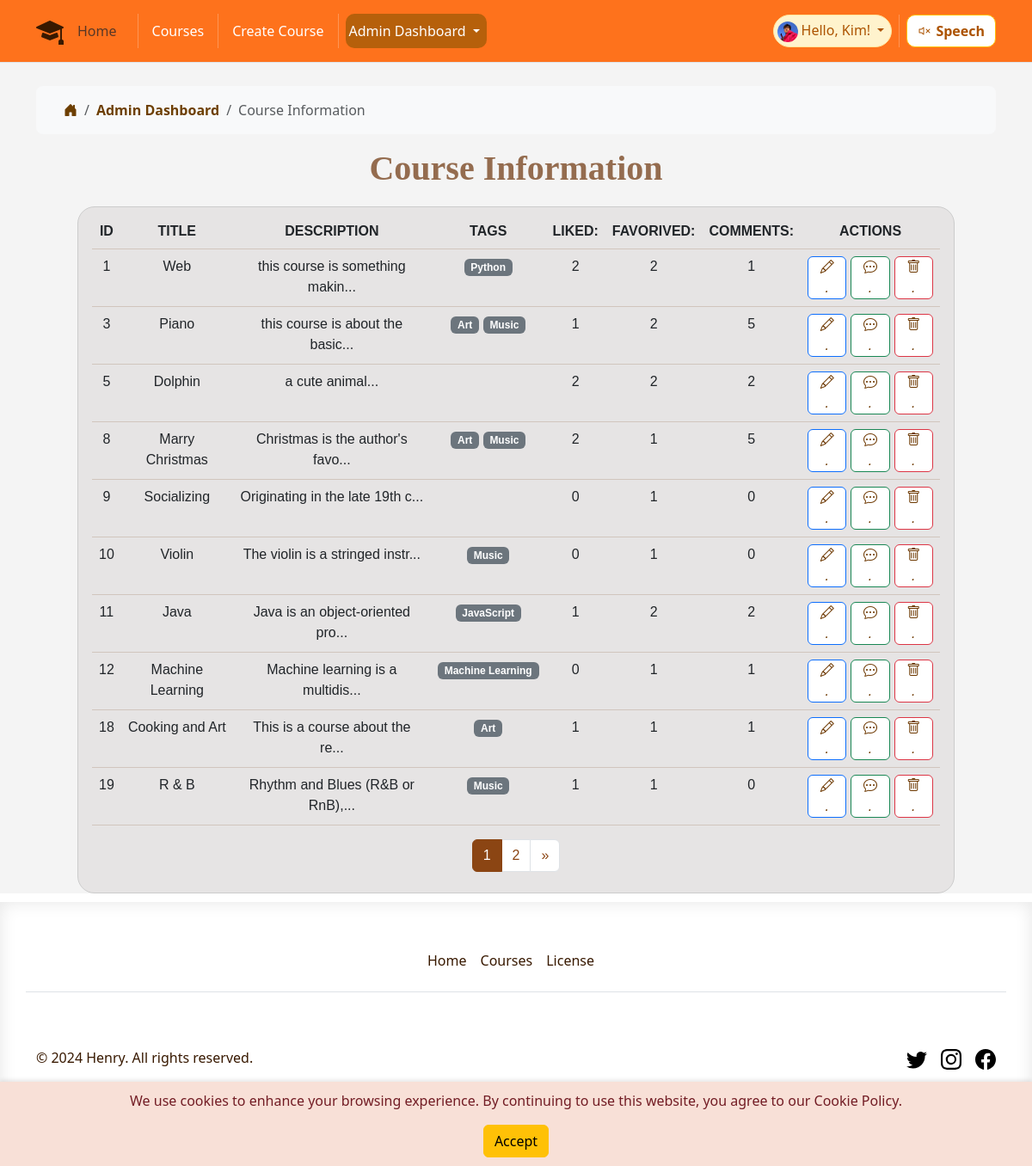
The page /course_record (signed in) on the database its author committed.
### app/models.py (models this page shows, shortened)
class User(UserMixin, db.Model):
    id = db.Column(db.Integer, primary_key=True)
    username = db.Column(db.String(64), unique=True, nullable=False)
    email = db.Column(db.String(120), unique=True, nullable=False)
    password_hash = db.Column(db.String(128))
    joined_at = db.Column(db.DateTime, default=datetime.utcnow)
    role = db.Column(db.String(64), default='student')
    favorited_courses = db.relationship('Course',
                                        secondary=favorites,
                                        lazy='dynamic',
                                        backref=db.backref('favorited_by',
                                                           lazy='dynamic'))

class Course(db.Model):
    id = db.Column(db.Integer, primary_key=True)
    title = db.Column(db.String(100), nullable=False)
    description = db.Column(db.Text)
    created_at = db.Column(db.DateTime, default=datetime.utcnow)
    updated_at = db.Column(
        db.DateTime, default=datetime.utcnow, onupdate=datetime.utcnow)
    likes_count = db.Column(db.Integer, default=0)
    video_url = db.Column(db.String(255))
    image_url = db.Column(db.String(255))
    liked_by = db.relationship('User',
                               secondary='likes', lazy='dynamic',
                               backref=db.backref('liked_courses',
                                                  lazy='dynamic'))
    tags = db.relationship('Tag',
                           secondary=course_tags,
                           lazy='dynamic',
                           backref=db.backref('courses', lazy='dynamic'))
    comments = db.relationship('Comment', backref='course', lazy='dynamic')

class Tag(db.Model):
    id = db.Column(db.Integer, primary_key=True)
    name = db.Column(db.String(50), unique=True, nullable=False)
    description = db.Column(db.String(200), nullable=True)

### app/routes.py (the view)
@main.route('/course_record', methods=['GET'])
@role_required('manager')
def course_record():
    current_app.logger.info('Entering course_record')
    page = request.args.get('page', 1, type=int)
    per_page = 10
    pagination = Course.query.paginate(
        page=page, per_page=per_page, error_out=False)
    courses = pagination.items
    current_app.logger.info('Exiting course_record')
    return render_template('course_record.html', courses=courses,
                           pagination=pagination)

### app/templates/course_record.html (shortened to what this page needs)
{% extends 'base.html' %}
{% block content %}
<div class="container tittle-box">
    <nav aria-label="breadcrumb">
        <ol class="breadcrumb breadcrumb-chevron p-3 bg-body-tertiary rounded-3">
            <li class="breadcrumb-item">
                <a class="link-body-emphasis" href="{{ url_for('main.index') }}">
                    <svg class="bi svg1">
                        <i class="bi bi-house-door-fill"></i>
                    </svg>
                </a>
            </li>
            <li class="breadcrumb-item">
                <a class="link-body-emphasis fw-semibold text-decoration-none" href="#">Admin Dashboard</a>
            </li>
            <li class="breadcrumb-item active" aria-current="page">
                Course Information
            </li>
        </ol>
    </nav>
</div>
<div class="fancy-tittle">
    <h1 class="fancy-tittle">Course Information</h1>
</div>
<div class="container-fluid px-3 py-2 table-responsive table-box">
    {% if courses %}
    <table class="table table-line">
        <thead class="theadstyle">
            <tr class="text-uppercase">
                <th>ID</th>
                <th>Title</th>
                <th>Description</th>
                <th>Tags</th>
                <th>Liked:</th>
                <th>Favorived:</th>
                <th>Comments:</th>
                <th>Actions</th>
            </tr>
        </thead>
        <tbody>
            {% for course in courses %}
            <tr>
                <td class="form-omi">{{ course.id }}</td>
                <td class="form-omi">{{ course.title }}</td>
                <td class="form-omi">{{ course.description[:30] }}...</td>
                <td class="form-omi">
                    {% if course.tags %}
                    {% for tag in course.tags %}
                    <span class="badge bg-secondary">{{ tag.name }}</span>
                    {% endfor %}
                    {% else %}
                    <span class="badge bg-light">No tags</span>
                    {% endif %}
                </td>
                <td class="form-omi">{{ course.likes_count }}</td>
                <td class="form-omi">{{ course.favorited_by.count() }}</td>
                <td class="form-omi">{{ course.comments.count() }}</td>
                <td>
                    <div class="fun-button">
                        <form action="{{ url_for('main.edit_course', course_id=course.id) }}" method="GET">
                            <button type="submit" class="btn btn-primary">
                                <i class="bi bi-pencil">.</i>
                            </button>
                        </form>
                        <form action="{{ url_for('main.course_comments', course_id=course.id) }}" method="GET">
                            <button type="submit" class="btn btn-success">
                                <i class="bi bi-chat-dots">.</i>
                            </button>
                        </form>
                        <form action="{{ url_for('main.delete_course', course_id=course.id) }}" method="POST"
                            style="display:inline;">
                            <button type="submit" class="btn btn-danger"
                                onclick="return confirm('Are you sure you want to delete this course?');">
                                <i class="bi bi-trash">.</i>
                            </button>
                        </form>
                    </div>
                </td>
            </tr>
            {% endfor %}
        </tbody>
    </table>
    <nav aria-label="Page navigation">
        <ul class="pagination justify-content-center">
            {% for page_num in pagination.iter_pages() %}
            <li class="page-item {% if page_num == pagination.page %}active{% endif %}">
                <a class="page-link" href="{{ url_for('main.course_record', page=page_num) }}">{{ page_num }}</a>
            </li>
            {% endfor %}
            {% if pagination.has_next %}
            <li class="page-item">
                <a class="page-link" href="{{ url_for('main.course_record', page=pagination.next_num) }}"
                    aria-label="Next">
                    <span aria-hidden="true">&raquo;</span>
                </a>
            </li>
            {% endif %}
        </ul>
    </nav>
    {% else %}
    <h1>No courses found.</h1>
    {% endif %}
</div>
{% endblock %}

### app/templates/base.html (shortened to what this page needs)
<!DOCTYPE html>
<html lang="en">
<head>
    <link rel="stylesheet" href="{{ url_for('static', filename='bootstrap/css/bootstrap.min.css') }}">
    <link rel="stylesheet" href="{{ url_for('static', filename='css/style.css') }}">
    <link rel="stylesheet" href="https://cdn.jsdelivr.net/npm/bootstrap-icons@1.10.0/font/bootstrap-icons.css">
</head>
<body onload=getD1()>
    <header class="p-3 mb-3 border-bottom fixed-top  ">
        <div class="container">
            <div class="d-flex flex-wrap align-items-center justify-content-center justify-content-lg-start">
                <div class="d-flex align-items-center mb-2 mb-lg-0 link-body-emphasis">
                    <i class="bi bi-mortarboard-fill logo" role="img"></i>
                </div>
                <ul class="nav col-12 col-lg-auto me-lg-auto mb-2 justify-content-center mb-md-0">
                    <li>
                        <a class="nav-link active text-muted" aria-current="page"
                            href="{{ url_for('main.index') }}">Home</a>
                    </li>
                    <li class="nav-item">
                    </li>
                    <li><a class="nav-link px-2 link-body-emphasis" href="{{ url_for('main.courses') }}">Courses</a>
                    </li>
                    {% if current_user.is_authenticated %}
                    {% if current_user.role== "teacher" or current_user.role == "manager" %}
                    <li class="nav-item">
                    </li>
                    <li><a class="nav-link px-2 link-body-emphasis" href="{{ url_for('main.create_course') }}">Create
                            Course</a>
                    </li>
                    {% endif %}
                    {% if current_user.role== "manager" %}
                    <li class="nav-item">
                    </li>
                    <div class="dropdown d-flex align-items-center p-1 pe-2  nav-drop admin-nav">
                        <a href="#" class="d-block link-body-emphasis text-decoration-none dropdown-toggle"
                            data-bs-toggle="dropdown" aria-expanded="false">
                            Admin Dashboard
                        </a>
                    </div>
                    {% endif %}
                    {% endif %}
                </ul>
                <div class="text-end d-flex ">
                    {% if current_user.is_authenticated %}
                    <div
                        class="dropdown text-endbadge d-flex align-items-center p-1 pe-2 text-warning-emphasis bg-warning-subtle border border-warning-subtle rounded-pill nav-drop">
                        <a href="#" class="d-block link-body-emphasis text-decoration-none dropdown-toggle"
                            data-bs-toggle="dropdown" aria-expanded="false">
                            <img class="rounded-circle me-1" width="24" height="24"
                                src="{{url_for('static', filename= 'image/user.jpg')}}" alt="">Hello, {{
                            current_user.username
                            }}!
                        </a>
                    </div>
                    {% else %}
                    <a class="nav log-button" href="{{ url_for('main.login_register') }}">Login</a>
                    {% endif %}
                    <li class="nav-item">
                    </li>
                    <div class=" text-end ">
                        <button id="readPage" class="btn btn-warning read-button">
                            <i id="speakerIcon" class="bi bi-volume-mute"></i>Speech
                        </button>
                    </div>
                </div>
            </div>
        </div>
    </header>
    <div id="cookie-warning" class="cookie-warning">
        <p>We use cookies to enhance your browsing experience. By continuing to use this website, you agree to our
            Cookie
            Policy.</p>
        <button id="accept-cookie" class="btn btn-warning">Accept</button>
    </div>
    <div class="main-box main-color ">
        {% block content %}{% endblock %}
    </div>
    <button onclick="topFunction()" id="movetop" title="Go to top" class="top_bottom">
    </button>
    <div class="footer-colour theme-font">
        <div class="container ">
            <footer class="py-5">
                <div class="row ">
                    <ul class="nav justify-content-center border-bottom pb-3 mb-3">
                        <li class="nav-item"><a href="{{ url_for('main.index') }}"
                                class="nav-link px-2 text-body-secondary">Home</a></li>
                        <li class="nav-item"><a href="{{ url_for('main.courses') }}"
                                class="nav-link px-2 text-body-secondary">Courses</a></li>
                        <li class="nav-item"><a href="https://www.cac.gov.cn/2017-06/01/c_1121068451.htm"
                                class="nav-link px-2 text-body-secondary" target="_blank">License</a></li>
                    </ul>
                </div>
                <div class="d-flex flex-column flex-sm-row justify-content-between py-4 my-4 ">
                    <p>&copy; 2024 Henry. All rights reserved.</p>
                    <ul class="list-unstyled d-flex">
                        <li class="ms-3 "><a class="link-body-emphasis" href="https://x.com/?lang=zh"
                                aria-label="Twitter" target="_blank"><svg class="bi" width="24" height="24">
                                    <use xlink:href="#twitter" />
                                </svg></a></li>
                        <li class="ms-3"><a class="link-body-emphasis" href="https://www.instagram.com"
                                aria-label="Instagram" target="_blank"><svg class="bi" width="24" height="24">
                                    <use xlink:href="#instagram" />
                                </svg></a></li>
                        <li class="ms-3"><a class="link-body-emphasis"
                                href="https://www.facebook.com/login/?next=https%3A%2F%2Fwww.facebook.com%2F%3Flocale%3Dzh_CN"
                                aria-label="Facebook" target="_blank"><svg class="bi" width="24" height="24">
                                    <use xlink:href="#facebook" />
                                </svg></a></li>
                    </ul>
                </div>
            </footer>
        </div>
    </div>
</body>
</html>

### rows shown on the page
User: username "Kim"
Course: id "1", title "Web", description "this course is something makin", likes_count "2", favorited_by.count "2", comments.count "1"
Tag: name "Python"
Course: id "3", title "Piano", description "this course is about the basic", likes_count "1", favorited_by.count "2", comments.count "5"
Tag: name "Art"
Tag: name "Music"
Course: id "5", title "Dolphin", description "a cute animal", likes_count "2", favorited_by.count "2", comments.count "2"
Course: id "8", title "Marry Christmas", description "Christmas is the author's favo", likes_count "2", favorited_by.count "1", comments.count "5"
Course: id "9", title "Socializing", description "Originating in the late 19th c", likes_count "0", favorited_by.count "1", comments.count "0"
Course: id "10", title "Violin", description "The violin is a stringed instr", likes_count "0", favorited_by.count "1", comments.count "0"
Course: id "11", title "Java", description "Java is an object-oriented pro", likes_count "1", favorited_by.count "2", comments.count "2"
Tag: name "JavaScript"
Course: id "12", title "Machine Learning", description "Machine learning is a multidis", likes_count "0", favorited_by.count "1", comments.count "1"
Tag: name "Machine Learning"
Course: id "18", title "Cooking and Art", description "This is a course about the re", likes_count "1", favorited_by.count "1", comments.count "1"
Course: id "19", title "R & B", description "Rhythm and Blues (R&B or RnB),", likes_count "1", favorited_by.count "1", comments.count "0"

### other values the page prints
{{ page_num }} "1" "2"
